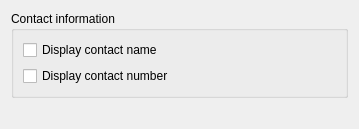
<?xml version="1.0" encoding="UTF-8"?>
<ui version="4.0">
 <class>TelephonyConfigUi</class>
 <widget class="QWidget" name="TelephonyConfigUi">
  <property name="windowModality">
   <enum>Qt::WindowModal</enum>
  </property>
  <property name="geometry">
   <rect>
    <x>0</x>
    <y>0</y>
    <width>359</width>
    <height>129</height>
   </rect>
  </property>
  <property name="windowTitle">
   <string>Telephony plugin</string>
  </property>
  <layout class="QVBoxLayout" name="verticalLayout_3">
   <property name="spacing">
    <number>20</number>
   </property>
   <item>
    <widget class="QGroupBox" name="groupBox_2">
     <property name="sizePolicy">
      <sizepolicy hsizetype="Preferred" vsizetype="Fixed">
       <horstretch>0</horstretch>
       <verstretch>0</verstretch>
      </sizepolicy>
     </property>
     <property name="title">
      <string>Contact information</string>
     </property>
     <layout class="QVBoxLayout" name="verticalLayout_2">
      <item>
       <widget class="QCheckBox" name="show_name">
        <property name="text">
         <string>Display contact name</string>
        </property>
       </widget>
      </item>
      <item>
       <widget class="QCheckBox" name="show_number">
        <property name="text">
         <string>Display contact number</string>
        </property>
       </widget>
      </item>
     </layout>
    </widget>
   </item>
   <item>
    <spacer name="verticalSpacer">
     <property name="orientation">
      <enum>Qt::Vertical</enum>
     </property>
     <property name="sizeHint" stdset="0">
      <size>
       <width>20</width>
       <height>40</height>
      </size>
     </property>
    </spacer>
   </item>
  </layout>
 </widget>
 <resources/>
 <connections/>
</ui>
